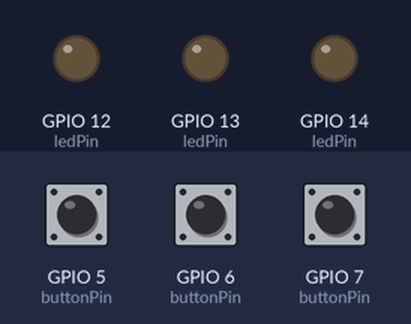
Recording of a sketch running on a simulated ESP32. On the bench: output pins drawn as LEDs (lit = HIGH). Inputs (shaded band) come from the test bench; at power-on: GPIO 5 (buttonPin) HIGH, GPIO 6 (buttonPin) HIGH, GPIO 7 (buttonPin) HIGH.

Above: at 1.2 s.
1.3 s: GPIO 5 (buttonPin) pulled LOW for 0.15 s
At 2.5 s:
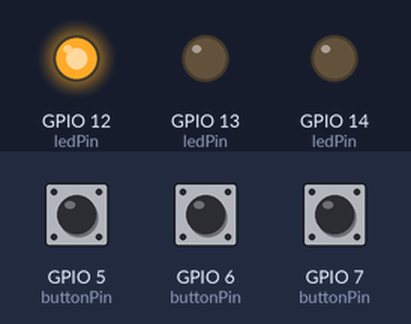
2.9 s: GPIO 6 (buttonPin) pulled LOW for 0.15 s
At 3.7 s:
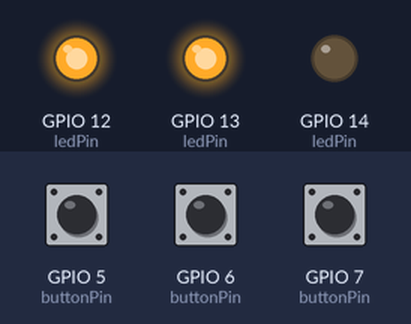
4.5 s: GPIO 7 (buttonPin) pulled LOW for 0.15 s
At 4.9 s:
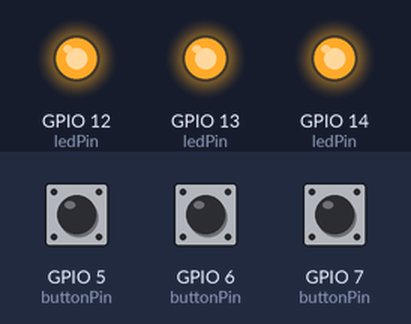
6.1 s: GPIO 5 (buttonPin) pulled LOW for 1 s
At 7.3 s:
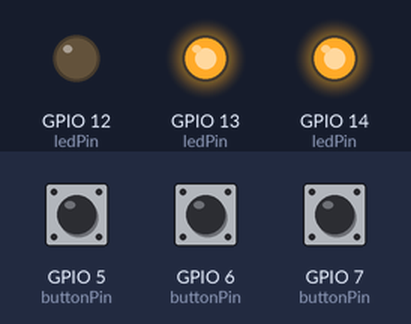
8.6 s: GPIO 6 (buttonPin) pulled LOW for 1 s
At 9.2 s:
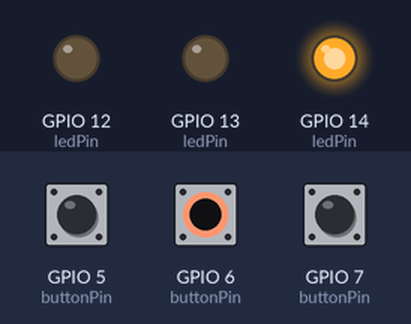
11.1 s: GPIO 5 (buttonPin) pulled LOW for 0.15 s
At 12.3 s:
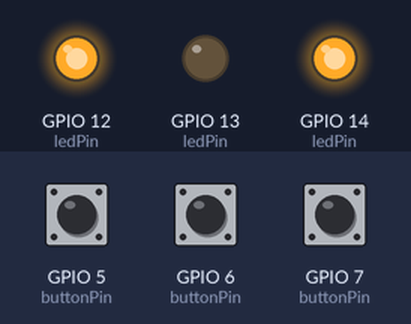
Timing chart, 0 to 13.7 s (numbered marks = the images above; inputs shaded):
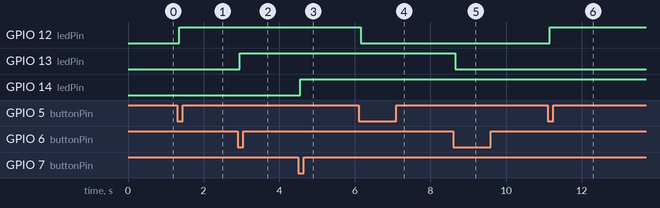

Measured:
- after the input at 1.3 s, GPIO 12 (ledPin): LOW → HIGH after 0.05 s
- after the input at 2.9 s, GPIO 13 (ledPin): LOW → HIGH after 0.05 s
- after the input at 4.5 s, GPIO 14 (ledPin): LOW → HIGH after 0.05 s
- after the input at 6.1 s, GPIO 12 (ledPin): HIGH → LOW after 0.05 s
- after the input at 8.6 s, GPIO 13 (ledPin): HIGH → LOW after 0.05 s
- after the input at 11.1 s, GPIO 12 (ledPin): LOW → HIGH after 0.05 s

The sketch:

entradaDigital_pt3.ino
```cpp
/*
Exemplo de Entrada Digital 2
Descrição: Ao realizar uma leitura o debounce será feito, ou seja, o valor será invertido. Será utilizado 3 botões.
Objetivo: Demosntrar o uso de entrada digital com rotina de debounce

Autor: Davi C. Menez
*/

//Mapa dos Pinos
#define LED_VERMELHO 14 //LED Vermelho
#define LED_VERDE 13 //LED Verde
#define LED_AZUL 12 //LED Azul
#define BOTAO_1 7 //Pino de conexão do botão 1
#define BOTAO_2 6 //Pino de conexão do botão 2
#define BOTAO_3 5 //Pino de conexão do botão 3
#define BOTAO_4 4 //Pino de conexão do botão 4
#define BOTAO_5 3 //Pino de conexão do botão 5
#define BOTAO_6 2 //Pino de conexão do botão 6

const int debounceTime = 50; //milissegundos

const int buttonPin [] = {BOTAO_1, BOTAO_2, BOTAO_3}; //Pinos do Botão 1, Botão 2, Botão 3
const int ledPin[] = {LED_VERMELHO, LED_VERDE, LED_AZUL}; //Pinos LEDs Vermelho, Verde, Azul

unsigned long  debounceDelay = 50; //Atraso para evitar o efeito debounce
unsigned long lastDebounceTime[] = {0, 0, 0}; //Último tempo para cada botão


int buttonState[] = {HIGH, HIGH, HIGH}; //Estado atual de cada botão
int lastButtonState[] = {HIGH, HIGH, HIGH}; //Último estado de cada botão
int ledState[] = {LOW, LOW, LOW}; //Estado atual de cada LED


void setup() {
  Serial.begin(9600);

  for (int i = 0; i < sizeof(buttonPin) / sizeof(buttonPin[0]); i++) {
    pinMode(buttonPin[i], INPUT_PULLUP); //Configura os botões como entrada
    pinMode(ledPin[i], OUTPUT); //Configura os LEDs como saída
  }
}

void loop() {
  for(int i = 0; i < sizeof(buttonPin) / sizeof(buttonPin[0]); i++){ //Para cada botão
    int reading = digitalRead(buttonPin[i]); //Lê o estado do botão

    if(reading != lastButtonState[i]){ //Verifica se houve troca de valor
      lastDebounceTime[i] = millis(); //Atualiza o tempo de debounce
    }

    if ((millis() - lastDebounceTime[i]) > debounceTime){ //Verifica se o tempo de debounce passou
      if(reading != buttonState[i]){ //Verifica se o estado do botão mudou
        buttonState[i] = reading; //Atualiza o estado do botão com a leitura, informando se houve ou não o pressionamento do botão

        if(buttonState[i] == LOW){ //Verifica se o botão foi pressionado
          ledState[i] = !ledState[i]; //inverte o valor do LED,ligado vira desligado e vice-versa
          digitalWrite(ledPin[i], ledState[i]); //Atualiza o estado do LED
        }
      }
    }
    lastButtonState[i] = reading; //Atualiza o último estado do botão
  }
}
```
